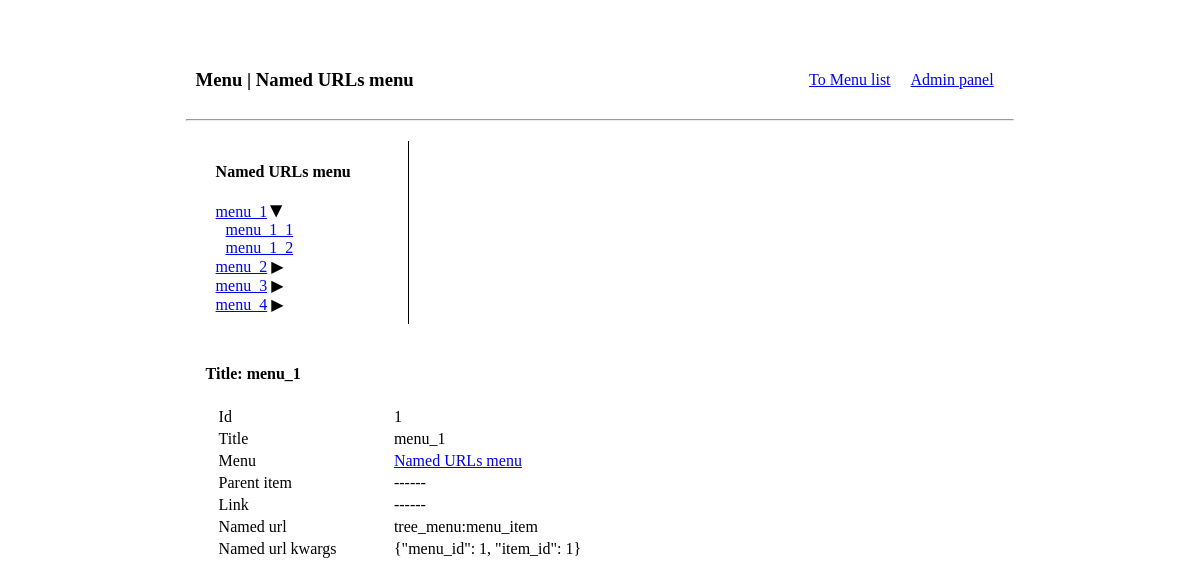
Screenshot of /menu/1/item/1 with the database file from the repository.
### tree_menu/models.py (models this page shows)
class Menu(models.Model):
    title = models.CharField(max_length=100, verbose_name='Menu title')
    slug = models.CharField(max_length=100, verbose_name='Menu slug')
    description = models.CharField(max_length=256, verbose_name='Menu description')
    def __str__(self):
        return self.title

class MenuItem(models.Model):
    menu = models.ForeignKey(
        Menu,
        related_name='items',
        verbose_name='menu',
        on_delete=models.CASCADE,
    )
    parent = models.ForeignKey(
        'self',
        blank=True,
        null=True,
        related_name='items',
        verbose_name='parent menu item',
        on_delete=models.CASCADE,
    )
    title = models.CharField(max_length=100, verbose_name='Menu item title')
    url = models.CharField(
        max_length=255,
        verbose_name='Link',
        blank=True,
        null=True,
    )
    named_url = models.CharField(
        max_length=255,
        verbose_name='Named URL',
        blank=True,
        null=True,
    )
    named_url_kwargs = models.CharField(
        max_length=255,
        verbose_name='Named URL kwargs',
        blank=True,
        null=True,
        help_text='As JSON',
    )
    def get_url(self):
        if self.url:
            return self.url
        if self.named_url_kwargs:
            kwargs = json.loads(self.named_url_kwargs)
            return reverse(self.named_url, kwargs=kwargs)
        if self.named_url:
            return reverse(self.named_url)
        return '/#'
    def __str__(self):
        return self.title

### tree_menu/views.py (the view)
# urls.py: path('menu/<int:menu_id>/item/<int:item_id>', MenuItemDetailView.as_view(), name='menu_item'),
class MenuItemDetailView(View):
    template_name = 'tree_menu/menu_item_detail.html'
    def get(self, request, **kwargs):
        menu = Menu.objects.get(pk=kwargs['menu_id'])
        menu_item = MenuItem.objects.get(pk=kwargs['item_id'])
        context = {
            'menu': menu,
            'menu_item': menu_item,
        }
        return render(request, self.template_name, context)

### tree_menu/templatetags/draw_menu_tags.py (called while the page is built)
def _mark_active_parents(active_item: MenuItem, menu_items):
    while active_item is not None:
        menu_items[active_item.id][2] = True
        if active_item.parent_id:
            active_item = menu_items[active_item.parent_id][0]
        else:
            break

def _mark_active_items(menu_items: dict, context: RequestContext):
    current_path: str = context.request.get_full_path()
    active_item = None
    for item_data in menu_items.values():
        item = item_data[0]
        item_url = item.get_url()
        if item_url and current_path.startswith(item_url):
            if active_item and len(item_url) > len(active_item.get_url()) or \
                    not active_item:
                active_item = item
        if item.parent_id is not None:
            menu_items[item.parent_id][1].append(item_data)
    _mark_active_parents(active_item, menu_items)
    return menu_items

@register.inclusion_tag('tree_menu/template_tags/menu.html', takes_context=True)
def draw_menu(context: RequestContext, menu_slug: str):
    menu_items_list = list(MenuItem.objects.filter(
        menu__slug=menu_slug).select_related("menu"))
    if menu_items_list:
        menu_title = menu_items_list[0].menu.title
        menu_items = {item.id: [item, [], False] for item in menu_items_list}
        menu_items = _mark_active_items(menu_items, context)
        menu_items = dict(filter(lambda item: item[1][0].parent_id is None,
                                 menu_items.items()))
    else:
        menu_title = Menu.objects.get(slug=menu_slug).title
        menu_items = {}
    return {
        'menu_title': menu_title,
        'menu_items': menu_items,
        'context': context,
    }

@register.inclusion_tag('tree_menu/template_tags/dropdown.html')
def draw_items(items: dict):
    return {'items': items}

### tree_menu/templates/tree_menu/menu_item_detail.html
{% extends 'tree_menu/menu_detail.html' %}
{% block content %}
    <h4>Title: {{ menu_item.title }}</h4>
    <table>
        <tr>
            <td>Id</td>
            <td>{{ menu_item.id }}</td>
        </tr>
        <tr>
            <td>Title</td>
            <td>{{ menu_item.title }}</td>
        </tr>
        <tr>
            <td>Menu</td>
            <td><a href="{% url 'tree_menu:menu' menu_item.menu.id %}">{{ menu_item.menu }}</a></td>
        </tr>
        <tr>
            <td>Parent item</td>
            <td>
                {% if menu_item.parent %}
                    <a href="{{ menu_item.parent.get_url }}">{{ menu_item.parent }}</a>
                {% else %}
                    ------
                {% endif %}
            </td>
        </tr>
        <tr>
            <td>Link</td>
            <td>
                {% if menu_item.url %}
                    {{ menu_item.url }}
                {% else %}
                    ------
                {% endif %}
            </td>
        </tr>
        <tr>
            <td>Named url</td>
            <td>
                {% if menu_item.named_url %}
                    {{ menu_item.named_url }}
                {% else %}
                    ------
                {% endif %}
            </td>
        </tr>
        <tr>
            <td>Named url kwargs</td>
            <td>
                {% if menu_item.named_url_kwargs %}
                    {{ menu_item.named_url_kwargs }}
                {% else %}
                    ------
                {% endif %}</td>
        </tr>
    </table>
{% endblock content %}

### tree_menu/templates/tree_menu/menu_detail.html (shortened to what this page needs)
{% extends 'tree_menu/tree_menu_base.html' %}
{% load draw_menu_tags %}
{% load static %}
{% block header %}
    <div>
        <h3>Menu | {{ menu.title }}</h3>
    </div>
{% endblock header %}
{% block left_bar %}
    {% draw_menu menu.slug %}
{% endblock left_bar %}

### tree_menu/templates/tree_menu/tree_menu_base.html (shortened to what this page needs)
{% load static %}
<!DOCTYPE html>
<html lang="en">
<head>
    <link rel="stylesheet" href="{% static "tree_menu/styles/style.css" %}"/>
</head>
<body>
<div class="container">
    <div class="header">
        <div class="header-left">
            {% block header %}{% endblock header %}
        </div>
        <div class="header-right">
            <a href="{% url 'admin:index' %}">Admin panel</a>
            <a href="{% url 'tree_menu:menus' %}">To Menu list</a>
        </div>
    </div>
    <hr>
    <div class="content">
        <div class="box">
            <div class="nav vl-right">
                {% block left_bar %}{% endblock %}
            </div>
            <div class="detail">
                {% block content %}{% endblock %}
            </div>
        </div>
    </div>
</div>
</body>
</html>

### tree_menu/templates/tree_menu/template_tags/menu.html (shortened to what this page needs)
{% load draw_menu_tags %}
{% load static %}
<link rel="stylesheet" href="{% static 'tree_menu/styles/menu_style.css' %}">
<div>
    <h4>{{ menu_title }}</h4>
    {% if menu_items.values %}
        <ul id="myUL">
            {% draw_items menu_items.values %}
        </ul>
    {% else %}
        <span>Menu is empty!</span>
    {% endif %}
</div>

### tree_menu/templates/tree_menu/template_tags/dropdown.html
{% load draw_menu_tags %}
{% for item, subitems, is_active in items %}
    <li>
        <a href="{{ item.get_url }}">{{ item }}</a>
        {% if subitems %}
            <span class="caret{% if is_active %} caret-down{% endif %}"></span>
            <ul class="nested{% if is_active %} active{% endif %}">
                {% draw_items subitems %}
            </ul>{% endif %}
    </li>
{% endfor %}

### tree_menu/static/tree_menu/styles/style.css (style rules this page uses)
.container { width: 70%; margin: 50px auto; }
.box { white-space:nowrap; margin: 10px; }
.box div { margin: 10px; }
.nav { width: 25%; display: inline-block; float: left; }
.vl-right { border-right: 1px solid black; }
.detail { height: 90%; width: 70%; float: left; display: inline-block; }
table { width: 80%; margin-left: 10px; }
.header-right { display: inline-block; float: right; width:25%; margin: auto; }
.header-right a { display: inline-block; float: right; margin: 10px; }
.header-left { display: inline-block; float: left; width: 70%; }
.header { white-space:nowrap; margin: 10px; width: 100%; display: flex; }
.content { width: 100%; }

### tree_menu/static/tree_menu/styles/menu_style.css (style rules this page uses)
ul, #myUL { list-style-type: none; padding: 0 0 0 10px; }
#myUL { margin: 0; padding: 0; }
.caret { cursor: pointer; user-select: none; }
.caret::before { content: "\25B6"; color: black; display: inline-block; margin-right: 6px; }
.caret-down::before { transform: rotate(90deg); }
.nested { display: none; }
.active { display: block; }

### rows the page displays
Menu: title "Named URLs menu"
MenuItem: title "menu_1", id "1", menu "Named URLs menu", named_url "tree_menu:menu_item", named_url_kwargs "{\"menu_id\": 1, \"item_id\": 1}"
MenuItem: title "menu_1_1"
MenuItem: title "menu_1_2"
MenuItem: title "menu_2"
MenuItem: title "menu_3"
MenuItem: title "menu_4"
